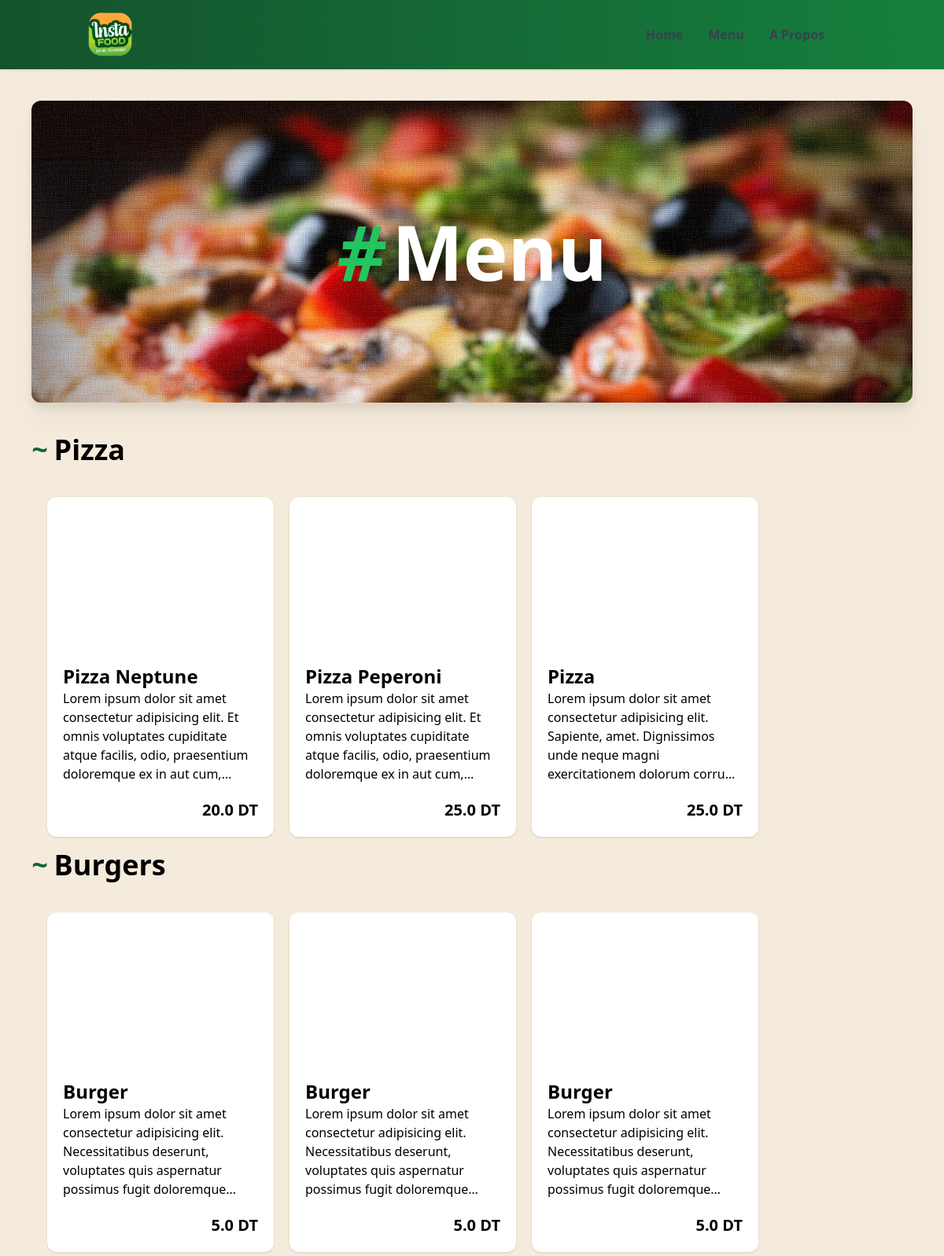
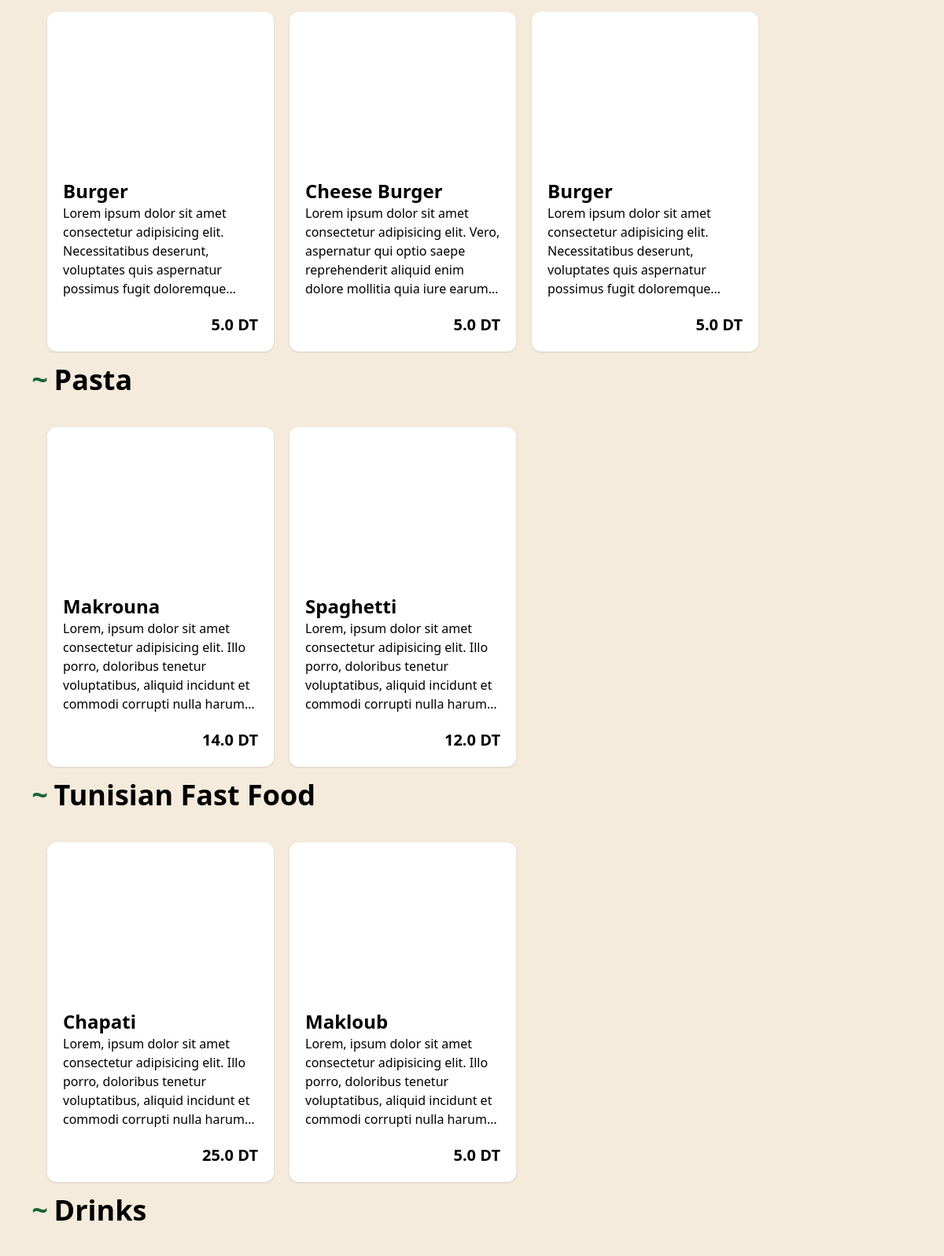
The page /menu (upper part) on the database its author committed (2 pictures, top to bottom).
### tables this page shows
CREATE TABLE menu_items (
  id INTEGER PRIMARY KEY,
  item_name TEXT,
  item_category TEXT,
  description TEXT,
  image_url TEXT,
  price REAL
);

### __main__.py (the view)
@app.route('/menu')
def menu():
    menu = db.products.get_all()
    random.shuffle(menu)
    return render_template("frontend/menu.html", title = "Menu", menu = menu)

### modules/db.py (called while the page is built)
    def get_all():
        try:
            cur.execute("SELECT * FROM menu_items")
            response = cur.fetchall()
            return response
        except:
            return False

### templates/frontend/menu.html (shortened to what this page needs)
<!DOCTYPE html>
<html lang="en" class="scroll-smooth">
<head>
    {% include 'frontend/header.html' %}
</head>
<body class="select-none">
    {% include 'frontend/navbar.html' %}
    <div class="lg:p-10 md:p-10 sm:p-2 p-2">
        <div class="bg-[url('/static/img/menu-bg.jpg')] w-full h-48 lg:h-96 md:h-96 rounded-xl drop-shadow-xl flex flex-col justify-center items-center bg-no-repeat bg-cover">
            <p class="text-6xl lg:text-8xl md:text-6xl text-white font-bold drop-shadow-xl"><span class="italic text-green-500 mr-2">#</span>Menu</p>
        </div>
        <br>
        {% if not menu: %}
            <p class="text-2xl text-center">Aucun élément de menu n'a encore été ajouté, revenez plus tard.</p>
        {% else: %}
        <div id="pizza" class="my-4">
            <p class="text-2xl font-bold sm:text-xl md:text-4xl lg:text-4xl mb-5"><span class="italic text-green-800 mr-2">~</span>Pizza</p>
                <div class="flex flex-wrap">
                    {% for item in menu %}
                    {% if item[2] == "pizza": %}
                    <a href="/order?id={{ item[0] }}">
                        <div class="bg-white shadow rounded-xl w-72 hover:scale-105 duration-300 hover:shadow-xl cursor-pointer ml-5 mt-5">
                            <div class="bg-[url('{{ item[4] }}')] instafood--skeleton bg-no-repeat bg-cover w-full h-48 rounded-tl-xl rounded-tr-xl"></div>
                            <div class="p-5">
                                <p class="font-bold text-2xl">{{ item[1] }}</p>
                                <p style="display: -webkit-box; -webkit-box-orient: vertical; overflow: hidden; text-overflow: ellipsis; -webkit-line-clamp: 5; font-size: clamp(1rem, 1vw, 1.5rem);">{{ item[3] }}</p>
                                <p class="text-xl text-right mt-5 font-bold">{{ item[5] }} DT</p>
                            </div>
                        </div>
                    </a>
                    {% endif %}
                    {% endfor %}
                </div>
        </div>
        <div id="burger" class="my-4">
            <p class="text-2xl font-bold sm:text-xl md:text-4xl lg:text-4xl mb-5"><span class="italic text-green-800 mr-2">~</span>Burgers</p>
                <div class="flex flex-wrap">
                    {% for item in menu %}
                    {% if item[2] == "burger": %}
                    <a href="/order?id={{ item[0] }}">
                        <div class="bg-white shadow rounded-xl w-72 hover:scale-105 duration-300 hover:shadow-xl cursor-pointer ml-5 mt-5">
                            <div class="bg-[url('{{ item[4] }}')] instafood--skeleton bg-no-repeat bg-cover w-full h-48 rounded-tl-xl rounded-tr-xl"></div>
                            <div class="p-5">
                                <p class="font-bold text-2xl">{{ item[1] }}</p>
                                <p style="display: -webkit-box; -webkit-box-orient: vertical; overflow: hidden; text-overflow: ellipsis; -webkit-line-clamp: 5; font-size: clamp(1rem, 1vw, 1.5rem);">{{ item[3] }}</p>
                                <p class="text-xl text-right mt-5 font-bold">{{ item[5] }} DT</p>
                            </div>
                        </div>
                    </a>
                    {% endif %}
                    {% endfor %}
                </div>
        </div>
        <div id="pasta" class="my-4">
            <p class="text-2xl font-bold sm:text-xl md:text-4xl lg:text-4xl mb-5"><span class="italic text-green-800 mr-2">~</span>Pasta</p>
                <div class="flex flex-wrap">
                    {% for item in menu %}
                    {% if item[2] == "pasta": %}
                    <a href="/order?id={{ item[0] }}">
                        <div class="bg-white shadow rounded-xl w-72 hover:scale-105 duration-300 hover:shadow-xl cursor-pointer ml-5 mt-5">
                            <div class="bg-[url('{{ item[4] }}')] instafood--skeleton bg-no-repeat bg-cover w-full h-48 rounded-tl-xl rounded-tr-xl"></div>
                            <div class="p-5">
                                <p class="font-bold text-2xl">{{ item[1] }}</p>
                                <p style="display: -webkit-box; -webkit-box-orient: vertical; overflow: hidden; text-overflow: ellipsis; -webkit-line-clamp: 5; font-size: clamp(1rem, 1vw, 1.5rem);">{{ item[3] }}</p>
                                <p class="text-xl text-right mt-5 font-bold">{{ item[5] }} DT</p>
                            </div>
                        </div>
                    </a>
                    {% endif %}
                    {% endfor %}
                </div>
        </div>
        <div id="tunisia-fastfood" class="my-4">
            <p class="text-2xl font-bold sm:text-xl md:text-4xl lg:text-4xl mb-5"><span class="italic text-green-800 mr-2">~</span>Tunisian Fast Food</p>
                <div class="flex flex-wrap">
                    {% for item in menu %}
                    {% if item[2] == "tunisia-fastfood": %}
                    <a href="/order?id={{ item[0] }}">
                        <div class="bg-white shadow rounded-xl w-72 hover:scale-105 duration-300 hover:shadow-xl cursor-pointer ml-5 mt-5">
                            <div class="bg-[url('{{ item[4] }}')] instafood--skeleton bg-no-repeat bg-cover w-full h-48 rounded-tl-xl rounded-tr-xl"></div>
                            <div class="p-5">
                                <p class="font-bold text-2xl">{{ item[1] }}</p>
                                <p style="display: -webkit-box; -webkit-box-orient: vertical; overflow: hidden; text-overflow: ellipsis; -webkit-line-clamp: 5; font-size: clamp(1rem, 1vw, 1.5rem);">{{ item[3] }}</p>
                                <p class="text-xl text-right mt-5 font-bold">{{ item[5] }} DT</p>
                            </div>
                        </div>
                    </a>
                    {% endif %}
                    {% endfor %}
                </div>
        </div>
        <div id="drink" class="my-4">
            <p class="text-2xl font-bold sm:text-xl md:text-4xl lg:text-4xl mb-5"><span class="italic text-green-800 mr-2">~</span>Drinks</p>
                <div class="flex flex-wrap">
                    {% for item in menu %}
                    {% if item[2] == "drink": %}
                    <a href="/order?id={{ item[0] }}">
                    </a>
                    {% endif %}
                    {% endfor %}
                </div>
        </div>
        {% endif %}
    </div>
</body>
</html>

### templates/frontend/menu.html (style rules this page uses)
body { background-color: rgb(245, 235, 220); }

### rows shown on the page
menu_items: item_name "Pizza Neptune", description "Lorem ipsum dolor sit amet consectetur adipisicing elit. Et omnis voluptates cupiditate atque facilis, odio, praesentium doloremque ex in aut…", price "20.0"
menu_items: item_name "Pizza Peperoni", description "Lorem ipsum dolor sit amet consectetur adipisicing elit. Et omnis voluptates cupiditate atque facilis, odio, praesentium doloremque ex in aut…", price "25.0"
menu_items: item_name "Pizza", description "Lorem ipsum dolor sit amet consectetur adipisicing elit. Sapiente, amet. Dignissimos unde neque magni exercitationem dolorum…", price "25.0"
menu_items: item_name "Burger", description "Lorem ipsum dolor sit amet consectetur adipisicing elit. Necessitatibus deserunt, voluptates quis aspernatur possimus fugit…", price "5.0"
menu_items: item_name "Burger", description "Lorem ipsum dolor sit amet consectetur adipisicing elit. Necessitatibus deserunt, voluptates quis aspernatur possimus fugit…", price "5.0"
menu_items: item_name "Burger", description "Lorem ipsum dolor sit amet consectetur adipisicing elit. Necessitatibus deserunt, voluptates quis aspernatur possimus fugit…", price "5.0"
menu_items: item_name "Burger", description "Lorem ipsum dolor sit amet consectetur adipisicing elit. Necessitatibus deserunt, voluptates quis aspernatur possimus fugit…", price "5.0"
menu_items: item_name "Cheese Burger", description "Lorem ipsum dolor sit amet consectetur adipisicing elit. Vero, aspernatur qui optio saepe reprehenderit aliquid enim dolore mollitia quia iure…", price "5.0"
menu_items: item_name "Burger", description "Lorem ipsum dolor sit amet consectetur adipisicing elit. Necessitatibus deserunt, voluptates quis aspernatur possimus fugit…", price "5.0"
menu_items: item_name "Makrouna", description "Lorem, ipsum dolor sit amet consectetur adipisicing elit. Illo porro, doloribus tenetur voluptatibus, aliquid incidunt et commodi corrupti nulla…", price "14.0"
menu_items: item_name "Spaghetti", description "Lorem, ipsum dolor sit amet consectetur adipisicing elit. Illo porro, doloribus tenetur voluptatibus, aliquid incidunt et commodi corrupti nulla…", price "12.0"
menu_items: item_name "Chapati", description "Lorem, ipsum dolor sit amet consectetur adipisicing elit. Illo porro, doloribus tenetur voluptatibus, aliquid incidunt et commodi corrupti nulla…", price "25.0"
menu_items: item_name "Makloub", description "Lorem, ipsum dolor sit amet consectetur adipisicing elit. Illo porro, doloribus tenetur voluptatibus, aliquid incidunt et commodi corrupti nulla…", price "5.0"
